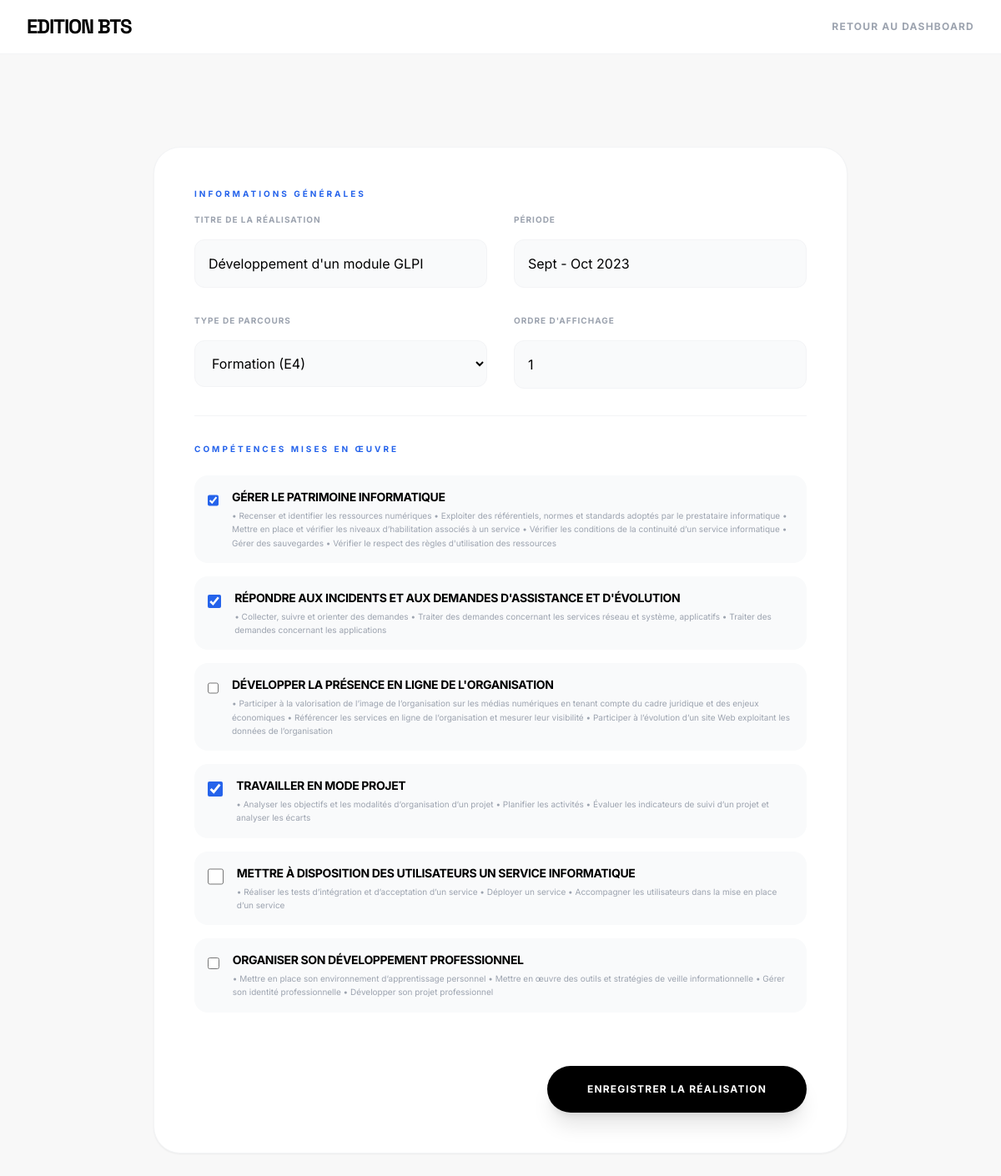
The app's page /admin/bts/edit?id=1 (signed in) with its own data.
### tables this page shows
CREATE TABLE IF NOT EXISTS bts_realisations (
    id INT AUTO_INCREMENT PRIMARY KEY,
    title VARCHAR(255) NOT NULL,
    periode VARCHAR(50),
    type ENUM('formation', 'pro_1', 'pro_2') NOT NULL,
    display_order INT DEFAULT 0
);

CREATE TABLE IF NOT EXISTS bts_competences (
    id INT AUTO_INCREMENT PRIMARY KEY,
    label VARCHAR(255) NOT NULL,
    description TEXT,
    display_order INT DEFAULT 0
);

### controllers/AdminController.php (called while the page is built, shortened)
<?php
class AdminController {
    private $db;
    public function __construct() {
        $database = new Database();
        $this->db = $database->getConnection();
    }
    public function bts_edit() {
        $id = $_GET['id'] ?? null;
        $btsModel = new BtsModel($this->db);
        $realisation = $id ? $btsModel->getById($id) : null;
        $competences = $btsModel->getCompetences();
        require_once 'views/admin/bts_edit.php';
    }
}

### index.php (called while the page is built, shortened)
<?php
spl_autoload_register(function ($class) {
    $path = str_replace('\\', '/', $class) . '.php';
    if (file_exists($path)) {
        require_once $path;
    } else {
        $loweredPath = strtolower(dirname($path)) . '/' . basename($path);
    }
});
$router = new Router();
$router->add('/', function() {
    $controller = new HomeController();
    $controller->index();
});
$router->add('/login', function() {
    $controller = new AuthController();
    $controller->login();
});
$router->add('/logout', function() {
    $controller = new AuthController();
    $controller->logout();
});
$router->add('/admin', function() {
    $controller = new AdminController();
    $controller->index();
});
$router->add('/admin/bts/add', function() {
    $controller = new AdminController();
    $controller->bts_edit();
});
$router->add('/admin/bts/edit', function() {
    $controller = new AdminController();
    $controller->bts_edit();
});
$router->add('/admin/bts/delete', function() {
    $controller = new AdminController();
    $controller->bts_delete();
});
$router->add('/admin/projects', function() {
    $controller = new AdminController();
    $controller->projects();
});
$router->add('/admin/projects/add', function() {
    $controller = new AdminController();
    $controller->project_edit();
});
$router->add('/admin/projects/edit', function() {
    $controller = new AdminController();
    $controller->project_edit();
});
$router->add('/admin/projects/delete', function() {
    $controller = new AdminController();
    $controller->project_delete();
});
$router->add('/admin/veille', function() {
    $controller = new AdminController();
    $controller->veille();
});
$router->add('/admin/veille/add', function() {
    $controller = new AdminController();
    $controller->veille_edit();
});
$router->add('/admin/veille/edit', function() {
    $controller = new AdminController();
    $controller->veille_edit();
});
$router->add('/admin/veille/delete', function() {
    $controller = new AdminController();
    $controller->veille_delete();
});
$router->add('/admin/veille/rss', function() {
    $controller = new AdminController();
    $controller->veille_rss();
});
$router->add('/admin/veille/sources', function() {
    $controller = new AdminController();
    $controller->veille_sources();
});
$router->add('/admin/veille/sources/delete', function() {
    $controller = new AdminController();
    $controller->veille_source_delete();
});
$router->add('/admin/timeline', function() {
    $controller = new AdminController();
    $controller->timeline();
});
$router->add('/admin/timeline/add', function() {
    $controller = new AdminController();
    $controller->timeline_edit();
});
$router->add('/admin/timeline/edit', function() {
    $controller = new AdminController();
    $controller->timeline_edit();
});
$router->add('/admin/timeline/delete', function() {
    $controller = new AdminController();
    $controller->timeline_delete();
});
$router->add('/admin/cv', function() {
    $controller = new AdminController();
    $controller->cv();
});
$router->run();

### router/Router.php (called while the page is built, shortened)
<?php
class Router {
    private $routes = [];
    public function add($path, $callback) {
        $this->routes[$path] = $callback;
    }
    public function run() {
        $path = parse_url($_SERVER['REQUEST_URI'], PHP_URL_PATH);
        $basePath = '/testportfolio';
        if (strpos($path, $basePath) === 0) {
            $path = substr($path, strlen($basePath));
        }
        if (array_key_exists($path, $this->routes)) {
            return call_user_func($this->routes[$path]);
        }
    }
}

### config/Database.php (called while the page is built, shortened)
<?php
class Database {
    private $host = "localhost";
    private $db_name = "testfolio_db";
    private $username = "root";
    private $password = "";
    public function getConnection() {
        $this->conn = null;
        try {
            $this->conn = new PDO("mysql:host=" . $this->host . ";port=3308;dbname=" . $this->db_name, $this->username, $this->password);
            $this->conn->exec("set names utf8");
            $this->conn->setAttribute(PDO::ATTR_ERRMODE, PDO::ERRMODE_EXCEPTION);
        } catch(PDOException $exception) {
            echo "Erreur de connexion : " . $exception->getMessage();
        }
        return $this->conn;
    }
}

### models/BtsModel.php (called while the page is built, shortened)
<?php
class BtsModel {
    private $conn;
    public function __construct($db) {
        $this->conn = $db;
    }
    public function getCompetences() {
        $query = "SELECT * FROM bts_competences ORDER BY display_order ASC";
        $stmt = $this->conn->prepare($query);
        $stmt->execute();
        return $stmt->fetchAll(PDO::FETCH_ASSOC);
    }
    public function getById($id) {
        $query = "SELECT r.*, GROUP_CONCAT(m.competence_id) as competence_ids
                  FROM bts_realisations r
                  LEFT JOIN bts_matrix m ON r.id = m.realisation_id
                  WHERE r.id = :id
                  GROUP BY r.id";
        $stmt = $this->conn->prepare($query);
        $stmt->bindParam(':id', $id);
        $stmt->execute();
        $real = $stmt->fetch(PDO::FETCH_ASSOC);
        if ($real) {
            $real['competence_ids'] = $real['competence_ids'] ? explode(',', $real['competence_ids']) : [];
        }
        return $real;
    }
}

### views/admin/bts_edit.php (the view, shortened to what this page needs)
<!DOCTYPE html>
<html lang="fr">
<head>
    <script src="https://cdn.tailwindcss.com"></script>
</head>
<body class="bg-[#f8f8f8]">
    <nav class="bg-white border-b border-gray-100 px-8 py-4 flex justify-between items-center fixed top-0 w-full z-50">
        <h1 class="display-title text-2xl font-bold uppercase tracking-tighter">Edition BTS</h1>
        <a href="./admin" class="text-xs font-bold uppercase tracking-widest text-gray-400 hover:text-black transition-colors">Retour au dashboard</a>
    </nav>
    <main class="pt-32 pb-20 px-8 max-w-4xl mx-auto">
        <form method="POST" class="space-y-12">
            <div class="bg-white border border-gray-100 rounded-[2rem] p-8 md:p-12 shadow-sm space-y-8">
                <div>
                    <span class="text-[10px] font-bold text-blue-600 uppercase tracking-[0.3em] mb-4 block">Informations Générales</span>
                    <div class="grid md:grid-cols-2 gap-8">
                        <div class="space-y-4">
                            <label class="block text-[10px] font-bold uppercase tracking-widest text-gray-400">Titre de la réalisation</label>
                            <input type="text" name="title" required value="<?php echo htmlspecialchars($realisation['title'] ?? ''); ?>" placeholder="Ex: Développement module PHP" class="w-full p-4 bg-gray-50 border border-gray-100 rounded-xl outline-none focus:border-black transition-colors">
                        </div>
                        <div class="space-y-4">
                            <label class="block text-[10px] font-bold uppercase tracking-widest text-gray-400">Période</label>
                            <input type="text" name="periode" required value="<?php echo htmlspecialchars($realisation['periode'] ?? ''); ?>" placeholder="Ex: Oct 2023 - Nov 2023" class="w-full p-4 bg-gray-50 border border-gray-100 rounded-xl outline-none focus:border-black transition-colors">
                        </div>
                        <div class="space-y-4">
                            <label class="block text-[10px] font-bold uppercase tracking-widest text-gray-400">Type de parcours</label>
                            <select name="type" class="w-full p-4 bg-gray-50 border border-gray-100 rounded-xl outline-none focus:border-black transition-colors">
                                <option value="formation" <?php echo (isset($realisation['type']) && $realisation['type'] == 'formation') ? 'selected' : ''; ?>>Formation (E4)</option>
                            </select>
                        </div>
                        <div class="space-y-4">
                            <label class="block text-[10px] font-bold uppercase tracking-widest text-gray-400">Ordre d'affichage</label>
                            <input type="number" name="display_order" value="<?php echo $realisation['display_order'] ?? 0; ?>" class="w-full p-4 bg-gray-50 border border-gray-100 rounded-xl outline-none focus:border-black transition-colors">
                        </div>
                    </div>
                </div>
                <div class="pt-8 border-t border-gray-100">
                    <span class="text-[10px] font-bold text-blue-600 uppercase tracking-[0.3em] mb-6 block">Compétences mises en œuvre</span>
                    <div class="space-y-4">
                        <?php foreach ($competences as $comp): ?>
                            <label class="flex items-start gap-4 p-4 bg-gray-50 rounded-2xl cursor-pointer hover:bg-gray-100 transition-colors">
                                <input type="checkbox" name="competences[]" value="<?php echo $comp['id']; ?>"
                                    <?php echo (isset($realisation['competence_ids']) && in_array($comp['id'], $realisation['competence_ids'])) ? 'checked' : ''; ?>
                                    class="mt-1 w-5 h-5 accent-blue-600">
                                <div>
                                    <span class="block text-sm font-bold uppercase tracking-tight"><?php echo htmlspecialchars($comp['label']); ?></span>
                                    <span class="block text-[10px] text-gray-400 mt-1 leading-relaxed"><?php echo htmlspecialchars($comp['description']); ?></span>
                                </div>
                            </label>
                        <?php endforeach; ?>
                    </div>
                </div>
                <div class="pt-8 text-right">
                    <button type="submit" class="bg-black text-white px-12 py-5 rounded-full font-bold uppercase tracking-widest text-xs hover:bg-blue-600 transition-all shadow-xl">
                        Enregistrer la réalisation
                    </button>
                </div>
            </div>
        </form>
    </main>
</body>
</html>

### views/admin/bts_edit.php (style rules this page uses)
body { font-family: 'Inter', sans-serif; }
.display-title { font-family: 'Space Grotesk', sans-serif; }

### records on screen
bts_realisations: title "Développement d'un module GLPI", periode "Sept - Oct 2023", type "Formation (E4)", display_order "1"
bts_competences: id "☑", label "GÉRER LE PATRIMOINE INFORMATIQUE", description "• Recenser et identifier les ressources numériques • Exploiter des référentiels, normes et standards adoptés par le prestataire informatique • Mettre en place et vérifier les niveaux d’habilitation associés à un service • Vérifier les conditions de la continuité d’un service informatique • Gérer des sauvegardes • Vérifier le respect des règles d'utilisation des ressources"
bts_competences: id "☑", label "RÉPONDRE AUX INCIDENTS ET AUX DEMANDES D'ASSISTANCE ET D'ÉVOLUTION", description "• Collecter, suivre et orienter des demandes • Traiter des demandes concernant les services réseau et système, applicatifs • Traiter des demandes concernant les applications"
bts_competences: label "DÉVELOPPER LA PRÉSENCE EN LIGNE DE L'ORGANISATION", description "• Participer à la valorisation de l’image de l’organisation sur les médias numériques en tenant compte du cadre juridique et des enjeux économiques • Référencer les services en ligne de l’organisation et mesurer leur visibilité • Participer à l’évolution d’un site Web exploitant les données de l’organisation"
bts_competences: id "☑", label "TRAVAILLER EN MODE PROJET", description "• Analyser les objectifs et les modalités d’organisation d’un projet • Planifier les activités • Évaluer les indicateurs de suivi d’un projet et analyser les écarts"
bts_competences: label "METTRE À DISPOSITION DES UTILISATEURS UN SERVICE INFORMATIQUE", description "• Réaliser les tests d’intégration et d’acceptation d’un service • Déployer un service • Accompagner les utilisateurs dans la mise en place d’un service"
bts_competences: label "ORGANISER SON DÉVELOPPEMENT PROFESSIONNEL", description "• Mettre en place son environnement d’apprentissage personnel • Mettre en œuvre des outils et stratégies de veille informationnelle • Gérer son identité professionnelle • Développer son projet professionnel"
